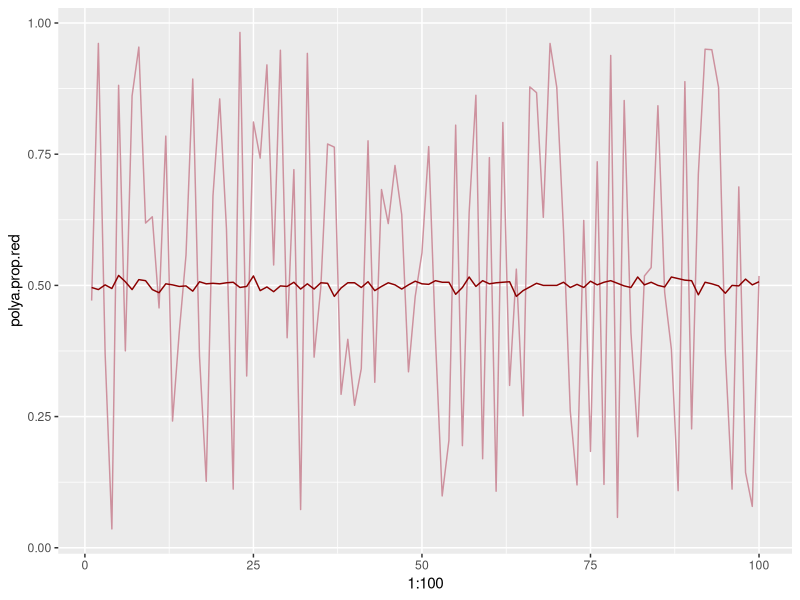
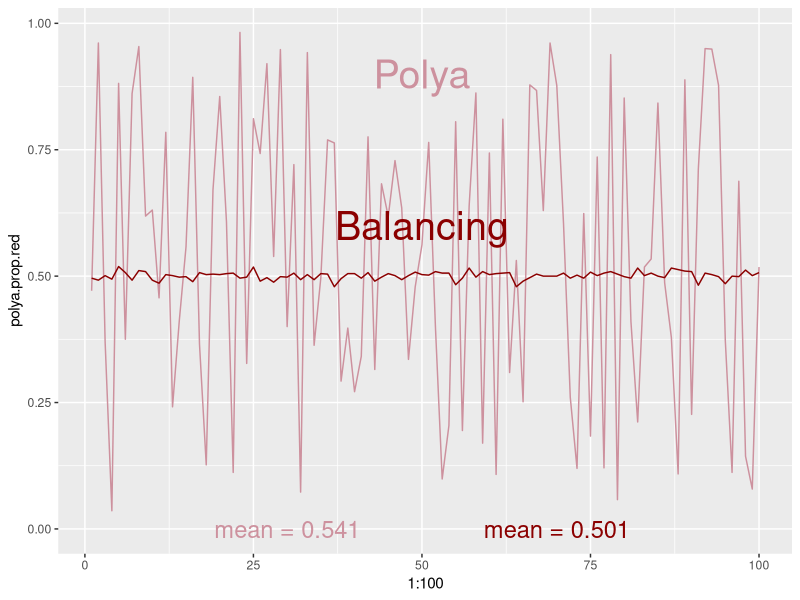

The R script that drew these images, in order:
#=================================================================#
#====== MONTE CARLO SIMULATION: POLYA & BALANCING PROCESSES ======#
#=================================================================#

# Author: Jonah Gabry (jsg2201@columbia.edu)
# Written using R version 3.1.1 on Mac OS X 10.9.3


# Suppose we have an urn containing one red ball and white ball. Consider two
# different processes: 

  # 1. Polya process: pick a ball from the urn, replace it and add another ball
  # of the same color to the urn. Repeat. 

  # 2. Balancing process: pick a ball from the urn, replace it and add another
  # ball of the other color to the urn. Repeat. 

# It turns out that in the Polya process any long-run proportion of red balls in
# the urn is equally likely, whereas in the Balancing process the long-run 
# proportion of reds is 1/2. Both the Polya and Balancing processes have have an
# _expected_ proportion of heads of 1/2.


# POLYA PROCESS -----------------------------------------------------------
polya <- function(draws){
  red <- c(TRUE, FALSE)
  i = 1
  while(i <= draws){
    draw <- sample(red, 1)
    if(draw == TRUE) {
      red <- c(red, TRUE)
    }
    else {
      red <- c(red, FALSE)
    }
    i = i + 1
  }
  red
}


# BALANCING PROCESS -------------------------------------------------------
balancing <- function(draws){
  red <- c(TRUE, FALSE)
  i = 1
  while(i <= draws){
    draw <- sample(red, 1)
    if(draw == TRUE) {
      red <- c(red, FALSE)
    }
    else {
      red <- c(red, TRUE)
    }
    i = i + 1
  }
  red
}



# SIMULATIONS -------------------------------------------------------------

# set number of draws
N <- 10^3

# simulations
polya.dat <- replicate(100, polya(10^3))
balancing.dat <- replicate(100, balancing(10^3))
polya.prop.red <- apply(X = polya.dat, MARGIN = 2, FUN = mean)
balancing.prop.red <- apply(X = balancing.dat, MARGIN = 2, FUN = mean)

mean(polya.prop.red)
mean(balancing.prop.red)

# plots
library(ggplot2)
g <- ggplot(NULL, aes(x = 1:100, y = polya.prop.red)) + labs(list(x = "Simulation", y = "Proportion"))
g <- g + geom_line(color = "pink3") + geom_line(aes(y = balancing.prop.red), color = "darkred")
g

line.labs <-   annotate("text", label = c("Polya", "Balancing"), 
                   x = 50, y = c(0.9, 0.6), size = 10, 
                   colour = c("pink3", "darkred"))

mean.labs1 <- paste("mean =", round(mean(polya.prop.red), 3))
mean.labs2 <- paste("mean =",round(mean(balancing.prop.red), 3))
mean.labs <- annotate("text", label = c(mean.labs1, mean.labs2), color = c("pink3", "darkred"),
                      x = c(30, 70), y = 0.0, size = 6)

g + line.labs + mean.labs
  
